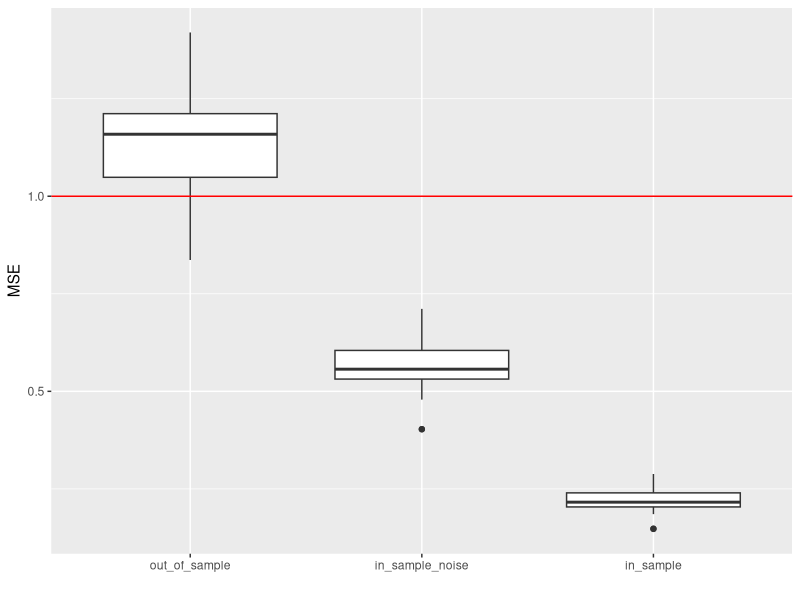
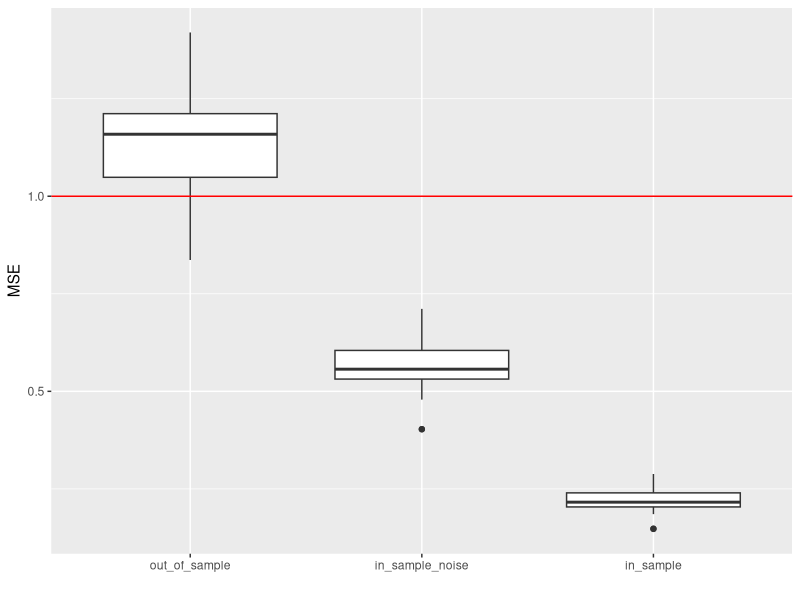

Write R code to recreate these figures, in order.

library(ranger)
library(ggplot2)
library(data.table)

n <- 100
p <- 4
repls <- 30

# y independent of x and variance 1
# It has to be impossible to achieve MSE < 1 (on average)
sim_data <- function(n, p) {
  x <- data.frame(replicate(p, rnorm(n)))
  y_true <- rnorm(n, 0, 1)
  y_start <- y_true + rnorm(n, 0, 1)
  list(x = x, y_true = y_true, y_start = y_start)
}

# Check with different evaluation methods
res <- replicate(repls, {
  dat_train <- sim_data(n, p)
  dat_test <- sim_data(n, p)
  
  # Fit RF and evaluate on out-of-sample data
  fit1 <- ranger(y = dat_train$y_true, x = dat_train$x)
  pred1 <- predict(fit1, dat_test$x)$predictions
  mse1 <- mean((dat_test$y_true - pred1)^2)
  
  # Fit RF on data with additional noise and evaluate against true y
  fit2 <- ranger(y = dat_train$y_start, x = dat_train$x)
  pred2 <- predict(fit2, dat_train$x)$predictions
  mse2 <- mean((dat_train$y_true - pred2)^2)
  
  # Sanity check: Just use training data
  fit3 <- ranger(y = dat_train$y_true, x = dat_train$x)
  pred3 <- predict(fit3, dat_train$x)$predictions
  mse3 <- mean((dat_train$y_true - pred3)^2)
  
  # Return all MSEs
  c(out_of_sample = mse1, 
    in_sample_noise = mse2, 
    in_sample = mse3)
})

# Plot
dt <- melt(as.data.table(t(res)), 
           measure.vars = c("out_of_sample", "in_sample_noise", "in_sample"))
ggplot(dt, aes(x = variable, y = value)) + 
  geom_boxplot() + 
  geom_hline(yintercept = 1, col = "red") + 
  xlab("") + ylab("MSE")
ggsave("eval_check.pdf")

# Results:
# Evaluation in sample gives a heavily biased estimate of prediction performance (obviously)
# Evaluation in sample with additional noise to training also gives a biased estimate of prediction performance
# Evaluation out of sample is fine (overfitting probably leads to MSE > 1)
